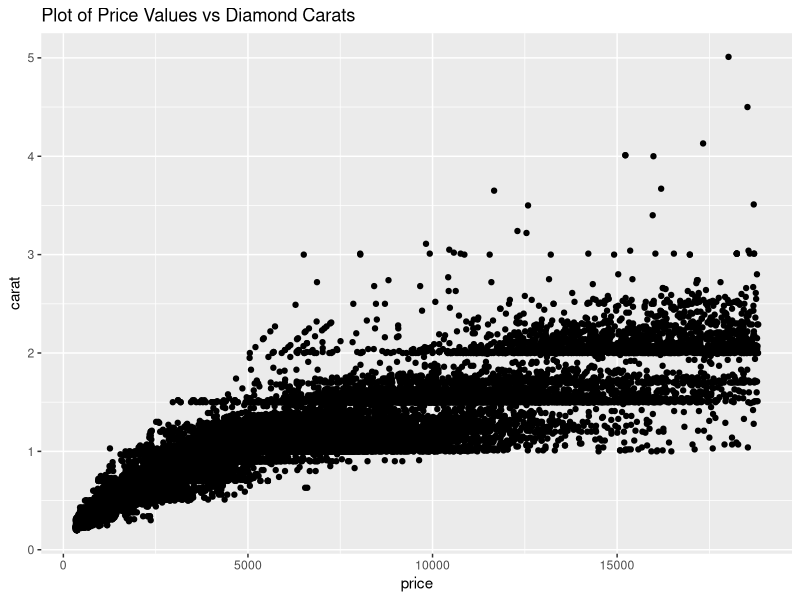
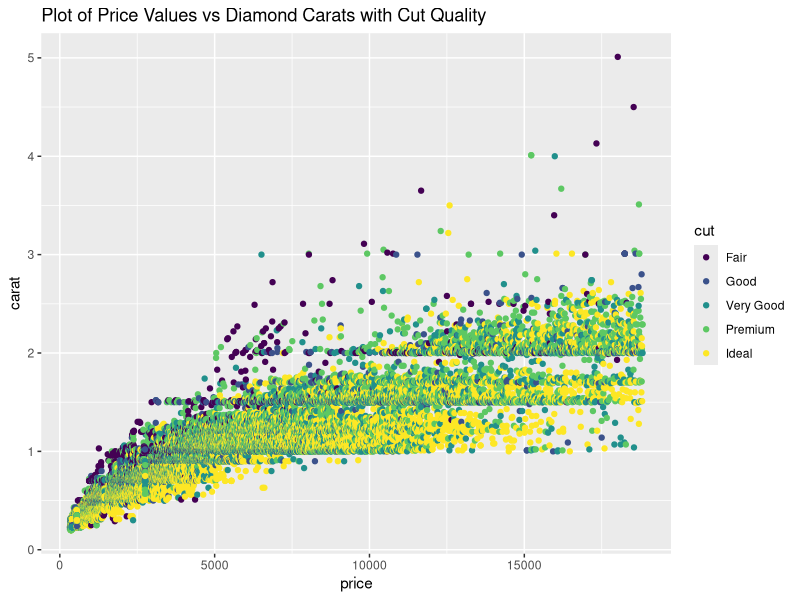

Generate these figures, in order, with R:
## ---- chunk 1
library(tidyverse)
## ---- chunk 2
## TASK: Plot `price` vs `carat` below

ggplot(data = diamonds, aes(x = price, y = carat)) +
  ggtitle("Plot of Price Values vs Diamond Carats") +
  geom_point()

## ---- chunk 3
## TASK: Plot `price`, `carat`, and `cut` below

ggplot(data = diamonds, aes(x = price, y = carat, color = cut)) +
  ggtitle("Plot of Price Values vs Diamond Carats with Cut Quality") +
  geom_point()

